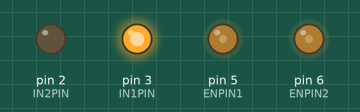
Bench run of a sketch on a simulated Arduino Uno, built with avr-gcc and run on an emulated ATmega328P. Parts: output pins drawn as LEDs (lit = HIGH).

Above: at 1.5 s.
At 4.0 s:
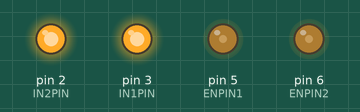
At 9.0 s:
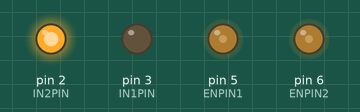
Timing chart, 0 to 13.0 s (numbered marks = the images above):
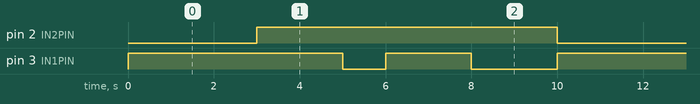

Measured:
- by itself, pin 2 (IN2PIN): alternates HIGH for 7.0 s and LOW for 3.0 s
- by itself, pin 3 (IN1PIN): repeats every 10.0 s: LOW 1.0 s, HIGH 2.0 s, LOW 2.0 s, HIGH 5.0 s
- by itself, everything shown: repeats every 10.0 s, in 5 steps

The sketch:

uno_move.ino
```cpp
#define IN1PIN 3
#define IN2PIN 2
#define ENPIN1 5

#define IN3PIN 4
#define IN4PIN 7
#define ENPIN2 6
int time_msec;

void on_FF(int a){
//2,3 다르면 전진
  digitalWrite(IN1PIN ,HIGH);
  digitalWrite(IN2PIN ,LOW);
//4,7 다르면 전진
  digitalWrite(IN3PIN ,HIGH);
  digitalWrite(IN4PIN ,LOW);
  delay(a);
}
void on_FR(int a){
//2,3 다르면 전진
  digitalWrite(IN1PIN ,HIGH);
  digitalWrite(IN2PIN ,LOW);
//4,7 같으면 멈춤
  digitalWrite(IN3PIN ,HIGH);
  digitalWrite(IN4PIN ,HIGH);
  delay(a);
}
void on_FL(int a){
//2,3 같으면 멈춤
  digitalWrite(IN1PIN ,HIGH);
  digitalWrite(IN2PIN ,HIGH);
//4,7 다르면 전진
  digitalWrite(IN3PIN ,HIGH);
  digitalWrite(IN4PIN ,LOW);
  delay(a);
}
void on_BB(int a){
//2,3 다르면 후진
  digitalWrite(IN1PIN ,LOW);
  digitalWrite(IN2PIN ,HIGH);
//4,7 다르면 후진
  digitalWrite(IN3PIN ,LOW);
  digitalWrite(IN4PIN ,HIGH);
  delay(a);
}
void on_BR(int a){
//2,3 다르면 후진
  digitalWrite(IN1PIN ,LOW);
  digitalWrite(IN2PIN ,HIGH);
//4,7 같으면 멈춤
  digitalWrite(IN3PIN ,HIGH);
  digitalWrite(IN4PIN ,HIGH);
  delay(a);
}
void on_BL(int a){
//2,3 같으면 멈춤
  digitalWrite(IN1PIN ,HIGH);
  digitalWrite(IN2PIN ,HIGH);
//4,7 다르면 후진
  digitalWrite(IN3PIN ,LOW);
  digitalWrite(IN4PIN ,HIGH);
  delay(a);
}
void setup() {

  pinMode(IN1PIN ,OUTPUT);
  pinMode(IN2PIN ,OUTPUT);
  pinMode(IN1PIN ,OUTPUT);
  pinMode(IN2PIN ,OUTPUT);

  analogWrite(ENPIN1,80);
  analogWrite(ENPIN2,80);
  time_msec = 1000;
  Serial.begin(115200);
}

void loop() {
  on_FF(time_msec);
  on_FR(2*time_msec);
  on_FL(2*time_msec);
  on_BB(time_msec);
  on_BL(2*time_msec);
  on_BR(2*time_msec);


  /*
  if(Serial.available()){
    char in_data;
    in_data= Serial.read();
    Serial.print("data : ");
    Serial.print(in_data);

    if(in_data =='1'){
      on_FF();
    }
    else if(in_data =='2'){
      on_FR();
    }
    else if(in_data =='3'){
      on_FL();
    }

  }
  */
}
/*

//2,3 다르면 전진
  digitalWrite(IN1PIN ,HIGH);
  digitalWrite(IN2PIN ,LOW);
//4,7 다르면 전진
  digitalWrite(IN3PIN ,HIGH);
  digitalWrite(IN4PIN ,LOW);
  delay(5000);

//2,3 다르면 후진
  digitalWrite(IN1PIN ,LOW);
  digitalWrite(IN2PIN ,HIGH);
//4,7 다르면 후진
  digitalWrite(IN3PIN ,LOW);
  digitalWrite(IN4PIN ,HIGH);
  delay(5000);


//2,3 같으면 멈춤
  digitalWrite(IN1PIN ,HIGH);
  digitalWrite(IN2PIN ,HIGH);
//4,7 같으면 멈춤
  digitalWrite(IN3PIN ,HIGH);
  digitalWrite(IN4PIN ,HIGH);
  delay(5000);
*/
```
